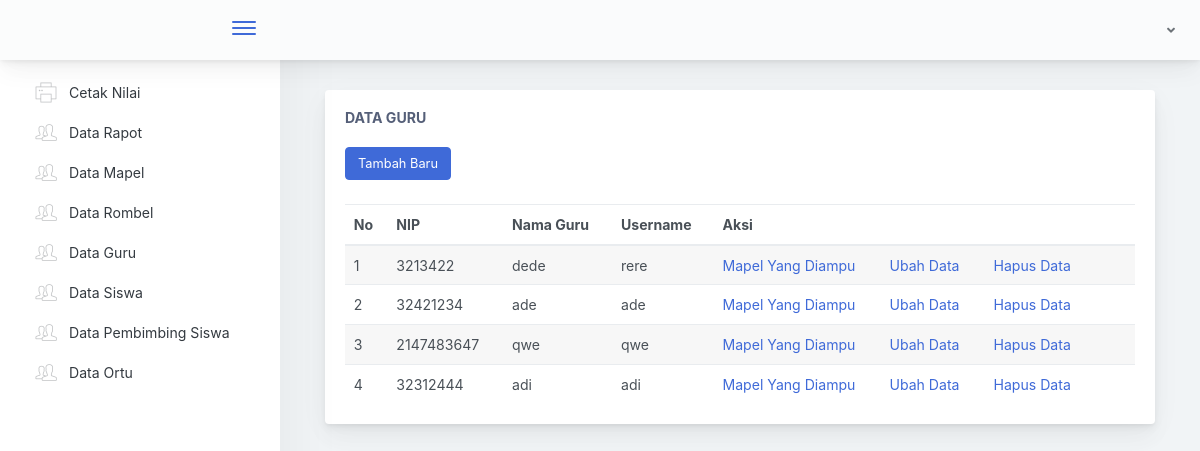
Page /Tu/guru on the earlier database version.
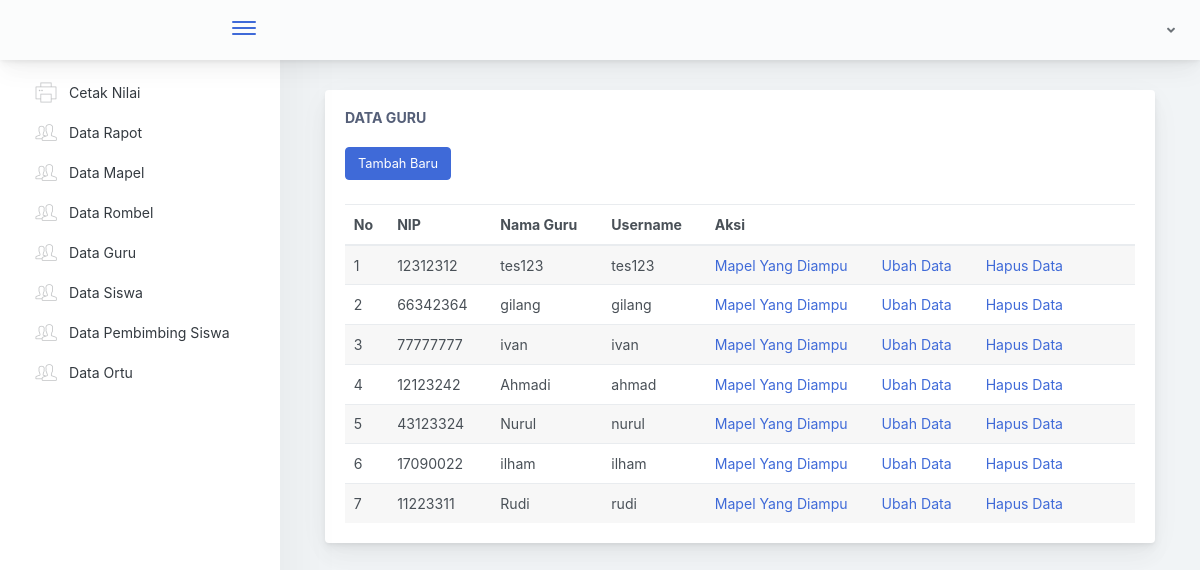
Same page on the later database version.
### tables this page shows
CREATE TABLE `tb_guru` (
  `nip` int NOT NULL,
  `username` varchar(255) NOT NULL,
  `password` varchar(55) NOT NULL,
  `nama_guru` varchar(255) NOT NULL
);

### application/controllers/Tu.php (called while the page is built, shortened)
<?php
class Tu extends CI_Controller {
  public function __construct()
  {
    $this->load->model('M_Nilai');
    $this->load->model('SaveModel');
    $this->load->model('TuModel');
    $this->load->library('form_validation');
  }
  public function guru()
    {
      $data['dtguru'] = $this->db->query("SELECT * FROM tb_guru")->result();
      $this->load->view('tu/guru', $data);
    }
}

### index.php (called while the page is built, shortened)
<?php
require_once BASEPATH.'core/CodeIgniter.php';

### application/views/tu/guru.php (the view, shortened to what this page needs)
<!doctype html>
<html lang="en">
<head>
<?php $this->load->view('partials/head.php') ?>
</head>
<body>
        <?php $this->load->view('partialstu/navbar.php') ?>
        <div class="app-main">
        <?php $this->load->view('partialstu/sidebar.php') ?>
                <div class="app-main__outer">
                    <div class="app-main__inner">
                        <div class="col-lg-12">
                                <div class="main-card mb-3 card">
                                    <div class="card-body"><h5 class="card-title">Data Guru</h5>
                                    <a href="<?= base_url('Tu/addguru') ?>" class="btn btn-primary mt-2 mb-4">Tambah Baru</a>
                                        <table class="mb-0 table table-striped">
                                            <thead>
                                            <tr>
                                                <th>No</th>
                                                <th>NIP</th>
                                                <th>Nama Guru</th>
                                                <th>Username </th>
                                                <th>Aksi</th>
                                            </tr>
                                            </thead>
                                            <tbody>
                                                <?php
                                                $no = 1;
                                                foreach ($dtguru as $key) {
                                                    ?>
                                            <tr>
                                                <td><?php echo $no++ ?></td>
                                                <td><?php echo $key->nip ?></td>
                                                <td><?php echo $key->nama_guru ?></td>
                                                <td><?php echo $key->username ?></td>
                                                <td>
                                                    <a href="<?php echo base_url('Tu/gurumapel')?>/<?php echo $key->nip?>" style="margin-right: 30px;">Mapel Yang Diampu</a>
                                                    <a href="<?php echo base_url('Tu/editguru')?>/<?php echo $key->nip?>" style="margin-right: 30px;">Ubah Data</a>
                                                    <a href="<?php echo base_url('Tu/hapusguru')?>/<?php echo $key->nip?>">Hapus Data</a>
                                                </td>
                                            </tr>
                                                <?php
                                            }
                                                ?>
                                            </tbody>
                                        </table>
                                    </div>
                                </div>
                            </div>
                        </div>
        </div>
    </div>
</body>
</html>

### application/views/partials/head.php (shortened to what this page needs)
<link href="<?php echo base_url('style.css') ?>" rel="stylesheet">

### application/views/partialstu/navbar.php (shortened to what this page needs)
<div class="app-container app-theme-white body-tabs-shadow fixed-sidebar fixed-header">
      <div class="app-header header-shadow">
          <div class="app-header__logo">
              <div class="logo-src"></div>
              <div class="header__pane ml-auto">
                  <div>
                      <button type="button" class="hamburger close-sidebar-btn hamburger--elastic" data-class="closed-sidebar">
                          <span class="hamburger-box">
                              <span class="hamburger-inner"></span>
                          </span>
                      </button>
                  </div>
              </div>
          </div>
          <div class="app-header__content">
              <div class="app-header-right">
                  <div class="header-btn-lg pr-0">
                      <div class="widget-content p-0">
                          <div class="widget-content-wrapper">
                              <div class="widget-content-left">
                                  <div class="btn-group">
                                      <a data-toggle="dropdown" aria-haspopup="true" aria-expanded="false" class="p-0 btn">
                                          <i class="fa fa-angle-down ml-2 opacity-8"></i>
                                      </a>
                                  </div>
                              </div>
                          </div>
                      </div>
                  </div>        </div>
          </div>
      </div>

### application/views/partialstu/sidebar.php (shortened to what this page needs)
<div class="app-sidebar sidebar-shadow">
                        <div class="scrollbar-sidebar">
                        <div class="app-sidebar__inner">
                            <ul class="vertical-nav-menu">
                                <li>
                                    <a href="<?= base_url('Tu/cetak') ?>">
                                        <i class="metismenu-icon pe-7s-print"></i>
                                        Cetak Nilai
                                    </a>
                                </li>
                                <li>
                                    <a href="<?= base_url('Tu/arsiprapot') ?>">
                                        <i class="metismenu-icon pe-7s-users"></i>
                                        Data Rapot
                                    </a>
                                </li>
                                <li>
                                    <a href="<?= base_url('Tu/mapel') ?>">
                                        <i class="metismenu-icon pe-7s-users"></i>
                                        Data Mapel
                                    </a>
                                </li>
                                <li>
                                    <a href="<?= base_url('Tu/rombel') ?>">
                                        <i class="metismenu-icon pe-7s-users"></i>
                                        Data Rombel
                                    </a>
                                </li>
                                <li>
                                    <a href="<?= base_url('Tu/guru') ?>">
                                        <i class="metismenu-icon pe-7s-users"></i>
                                        Data Guru
                                    </a>
                                </li>
                                <li>
                                    <a href="<?= base_url('Tu/siswa') ?>">
                                        <i class="metismenu-icon pe-7s-users"></i>
                                        Data Siswa
                                    </a>
                                </li>
                                <li>
                                    <a href="<?= base_url('Tu/ps') ?>">
                                        <i class="metismenu-icon pe-7s-users"></i>
                                        Data Pembimbing Siswa
                                    </a>
                                </li>
                                <li>
                                    <a href="<?= base_url('Tu/ortu') ?>">
                                        <i class="metismenu-icon pe-7s-users"></i>
                                        Data Ortu
                                    </a>
                                </li>
                        </div>
                    </div>
                </div>

Differences in the rows shown:
removed tb_guru: nip "3213422", nama_guru "dede", username "rere"
removed tb_guru: nip "32421234", nama_guru "ade", username "ade"
removed tb_guru: nip "2147483647", nama_guru "qwe", username "qwe"
removed tb_guru: nip "32312444", nama_guru "adi", username "adi"
added tb_guru: nip "12312312", nama_guru "tes123", username "tes123"
added tb_guru: nip "66342364", nama_guru "gilang", username "gilang"
added tb_guru: nip "77777777", nama_guru "ivan", username "ivan"
added tb_guru: nip "12123242", nama_guru "Ahmadi", username "ahmad"
added tb_guru: nip "43123324", nama_guru "Nurul", username "nurul"
added tb_guru: nip "17090022", nama_guru "ilham", username "ilham"
added tb_guru: nip "11223311", nama_guru "Rudi", username "rudi"
